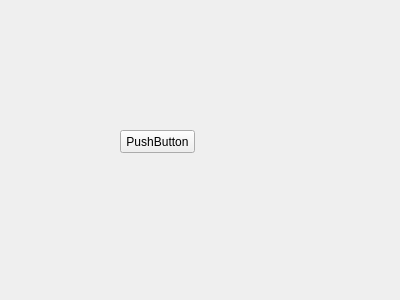
<?xml version="1.0" encoding="UTF-8"?>
<ui version="4.0">
 <class>Form</class>
 <widget class="QWidget" name="Form">
  <property name="geometry">
   <rect>
    <x>0</x>
    <y>0</y>
    <width>400</width>
    <height>300</height>
   </rect>
  </property>
  <property name="windowTitle">
   <string>Form</string>
  </property>
  <widget class="QPushButton" name="pushButton">
   <property name="geometry">
    <rect>
     <x>120</x>
     <y>130</y>
     <width>75</width>
     <height>23</height>
    </rect>
   </property>
   <property name="text">
    <string>PushButton</string>
   </property>
  </widget>
 </widget>
 <resources/>
 <connections/>
</ui>
